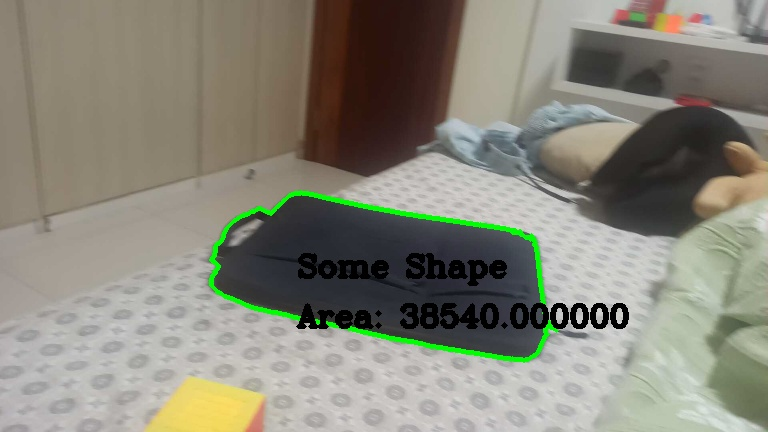
//> input picture projects/pictures_webcam/picture0.jpg, 768 x 432 px
$ ./canny ../../projects/pictures_webcam/picture0.jpg   (built with g++ and OpenCV 4)
//> lines starting //> are read from the running program, lines starting //| are printed output that depends on the picture
#include <iostream>
#include "opencv2/opencv.hpp"

using namespace cv;
using namespace std;

int main(int argc, char ** argv) {

    string path = samples::findFile(argv[1]);

    Mat img = imread(path);
//> img is the input picture: 432 rows x 768 cols, CV_8UC3; mean B, G, R 120.8, 133.5, 135.2
    if (img.empty()) return 1;

    string window = "Threshold";
    namedWindow(window);
    createTrackbar("Threshold", window, nullptr, 255);
    createTrackbar("Max Value", window, nullptr, 255);

    while (true) {
        Mat clone = img.clone();
        Mat gray;
        cvtColor(clone, gray, COLOR_BGR2GRAY);
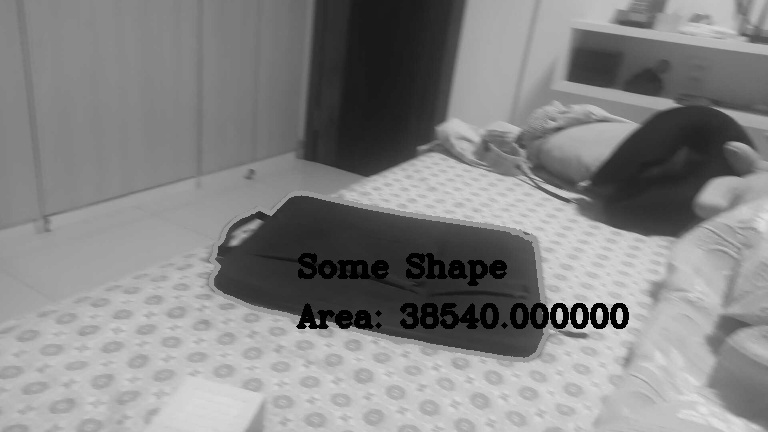
//> gray: 432 rows x 768 cols, CV_8UC1; min 0, max 227, mean 132.6

        Mat blur;
        GaussianBlur(gray, blur, Size(5, 5), 0);

        int thresh = getTrackbarPos("Threshold", window);
        int maxValue = getTrackbarPos("Max Value", window);
        if (thresh > maxValue) {
            setTrackbarPos("Max Value", window, thresh);
        }

        Mat canny;
        Canny(blur, canny, thresh, maxValue);
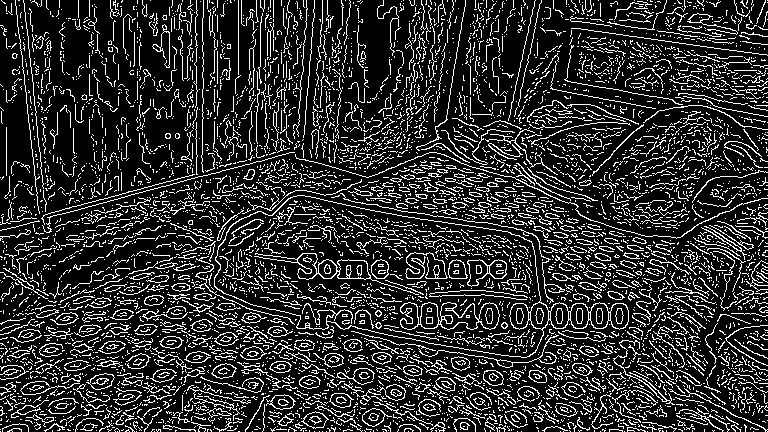
//> canny: 432 rows x 768 cols, CV_8UC1; 18.2% white in thin lines or dots

        imshow(window, canny);
        imshow("Img", clone);
        if ((char) waitKey(1) == 27) break;
//> the Esc key is pressed
    }

    destroyAllWindows();

    return 0;

}

$ run again, on projects/pictures_webcam/picture2.jpg
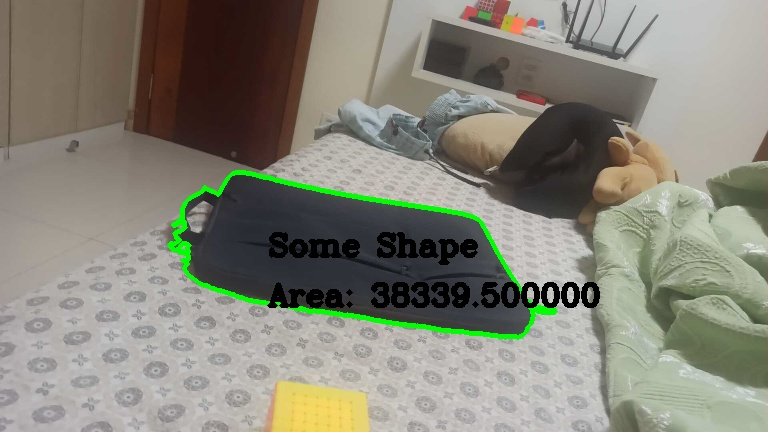
//> input picture projects/pictures_webcam/picture2.jpg, 768 x 432 px
//> img is the input picture: 432 rows x 768 cols, CV_8UC3; mean B, G, R 120.3, 132.8, 134
//> `cvtColor(clone, gray, COLOR_BGR2GRAY);`:
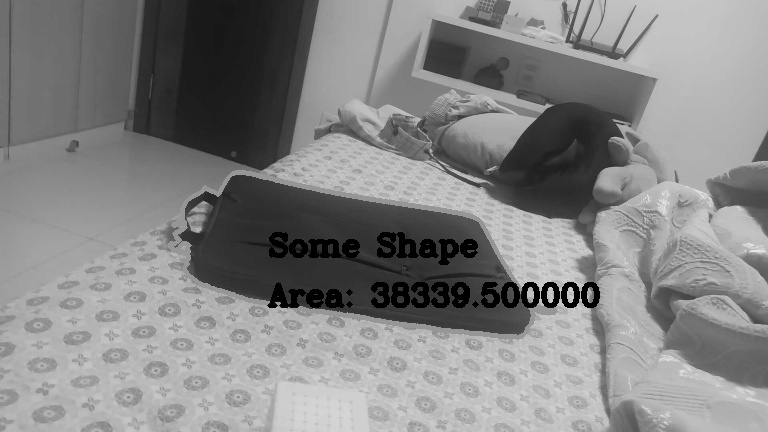
//> gray: 432 rows x 768 cols, CV_8UC1; min 0, max 238, mean 131.7
//> `Canny(blur, canny, thresh, maxValue);`:
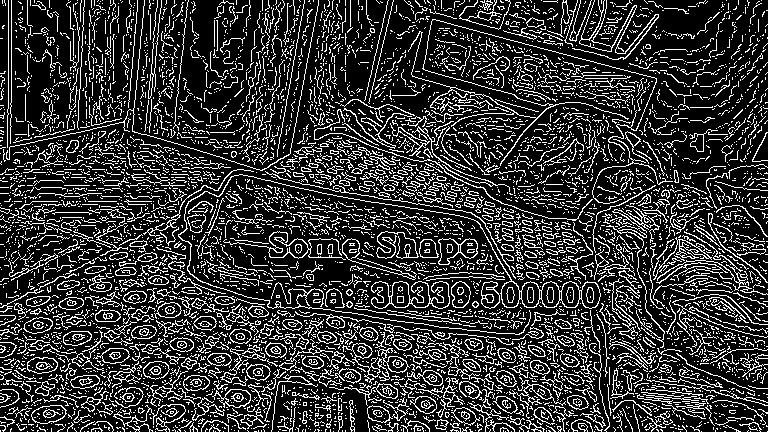
//> canny: 432 rows x 768 cols, CV_8UC1; 20.9% white in thin lines or dots

$ run again, on projects/pictures_webcam/picture3.jpg
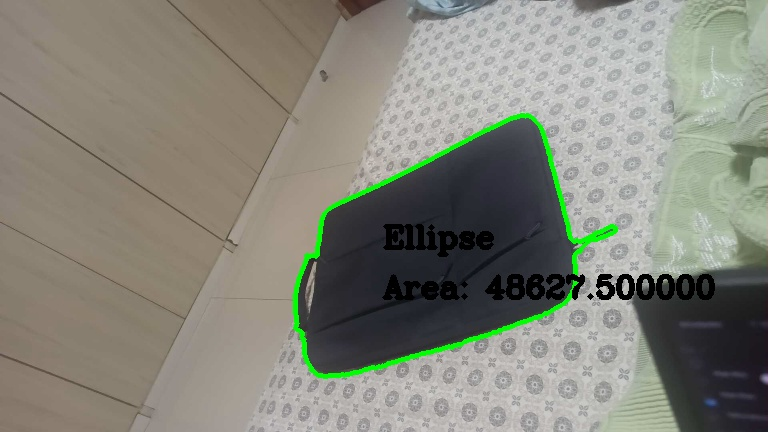
//> input picture projects/pictures_webcam/picture3.jpg, 768 x 432 px
//> img is the input picture: 432 rows x 768 cols, CV_8UC3; mean B, G, R 121.9, 132.8, 132.6
//> `cvtColor(clone, gray, COLOR_BGR2GRAY);`:
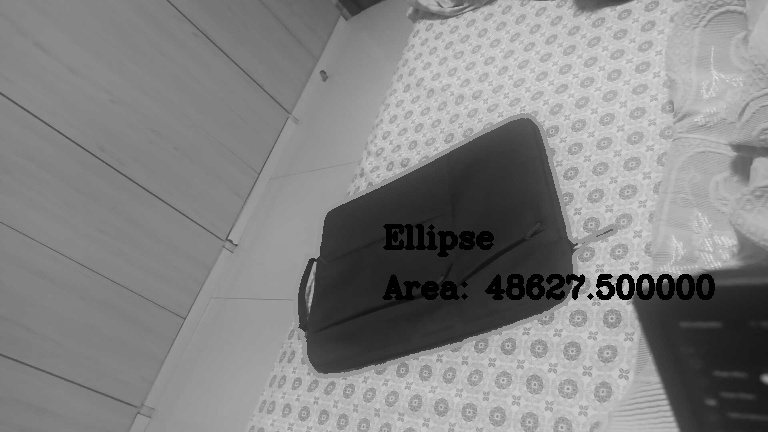
//> gray: 432 rows x 768 cols, CV_8UC1; min 0, max 234, mean 131.5
//> `Canny(blur, canny, thresh, maxValue);`:
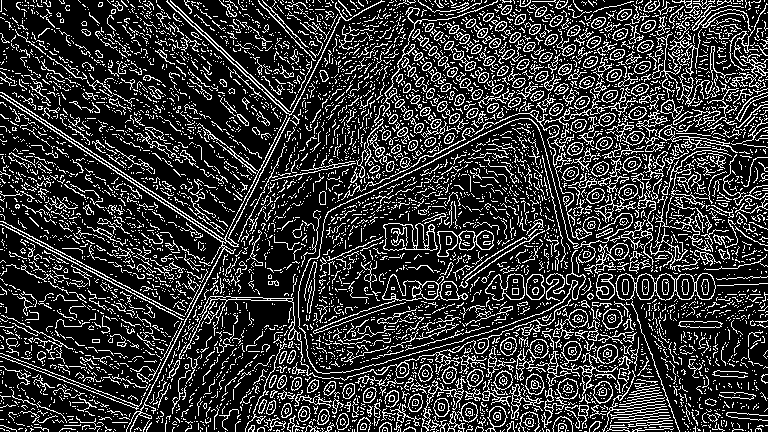
//> canny: 432 rows x 768 cols, CV_8UC1; 21.3% white in thin lines or dots

$ run again, on projects/pictures_webcam/picture4.jpg
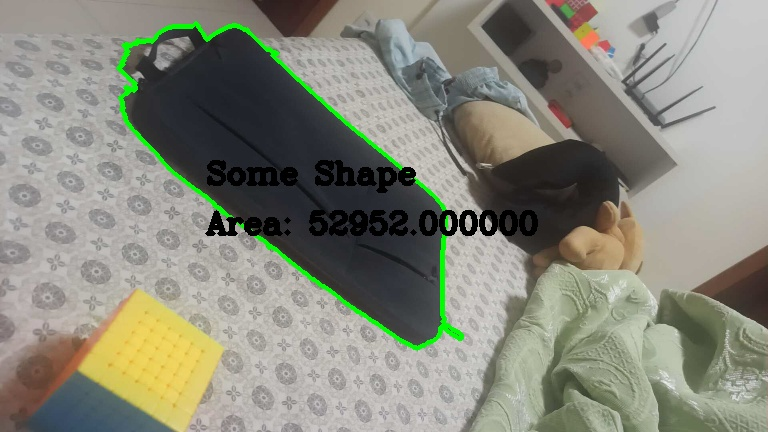
//> input picture projects/pictures_webcam/picture4.jpg, 768 x 432 px
//> img is the input picture: 432 rows x 768 cols, CV_8UC3; mean B, G, R 122.5, 135.7, 135
//> `cvtColor(clone, gray, COLOR_BGR2GRAY);`:
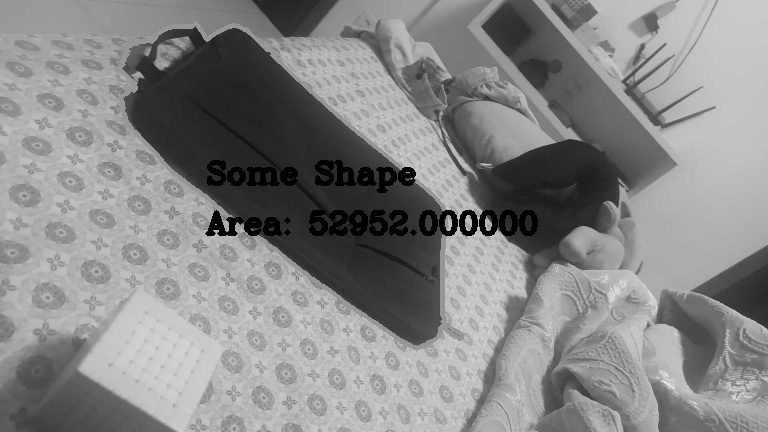
//> gray: 432 rows x 768 cols, CV_8UC1; min 0, max 243, mean 134
//> `Canny(blur, canny, thresh, maxValue);`:
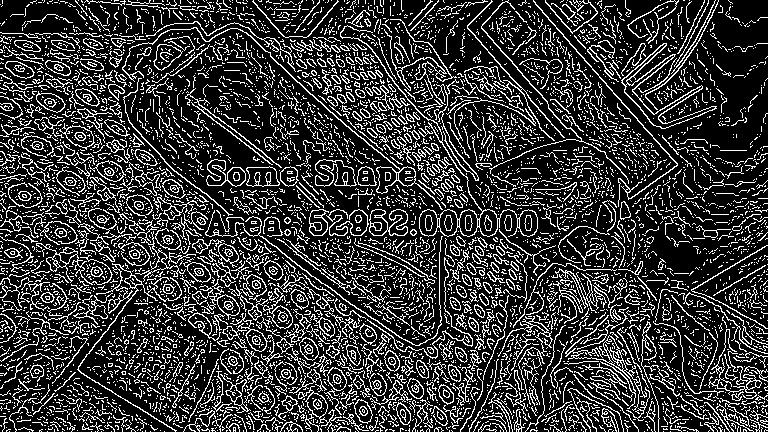
//> canny: 432 rows x 768 cols, CV_8UC1; 21.7% white in thin lines or dots
